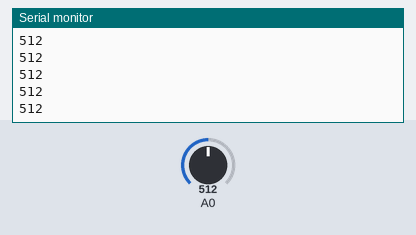
Simulated run of this sketch. Board: Arduino Uno, built with avr-gcc and run on an emulated ATmega328P. Parts: the last lines printed to the serial monitor. The inputs (shaded band) are chosen by the test bench; at power-on: A0 = 512.

Above: at 1.2 s.
1.3 s: A0 set to 390
At 1.9 s:
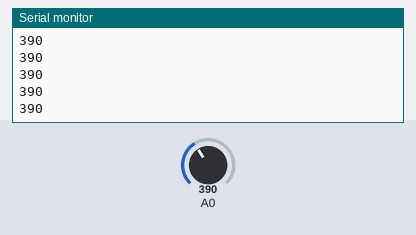
2.8 s: A0 set to 410
At 3.6 s:
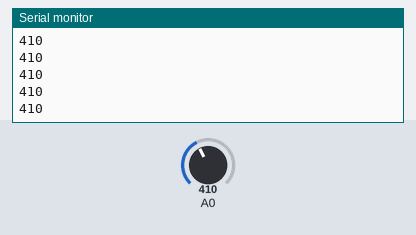
Timing chart, 0 to 5.8 s (numbered marks = the images above; inputs shaded):
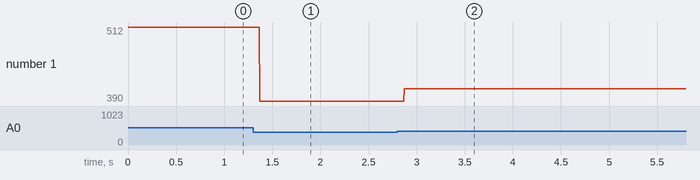

Measured:
- after the input at 1.3 s, the serial monitor: prints a new line after 0.07 s (image 1)
- after the input at 2.8 s, the serial monitor: prints a new line after 0.07 s (image 2)
- plotted number 1: 512 → 390 after the input at 1.3 s, 390 → 410 after the input at 2.8 s

The sketch:

LDR.ino
```cpp
byte ledVerde = 8;
byte ledRojo = 9;


void setup()
{
Serial.begin(9600);
}


void loop()
{
int NivelSensor = analogRead(A0);

if (NivelSensor>800)
    {
    digitalWrite(ledVerde,HIGH);
    digitalWrite(ledRojo,LOW);
    }
if (NivelSensor>400)
    {
    digitalWrite(ledRojo,HIGH);
    digitalWrite(ledVerde,LOW);
    }

Serial.println(NivelSensor);

}
```
